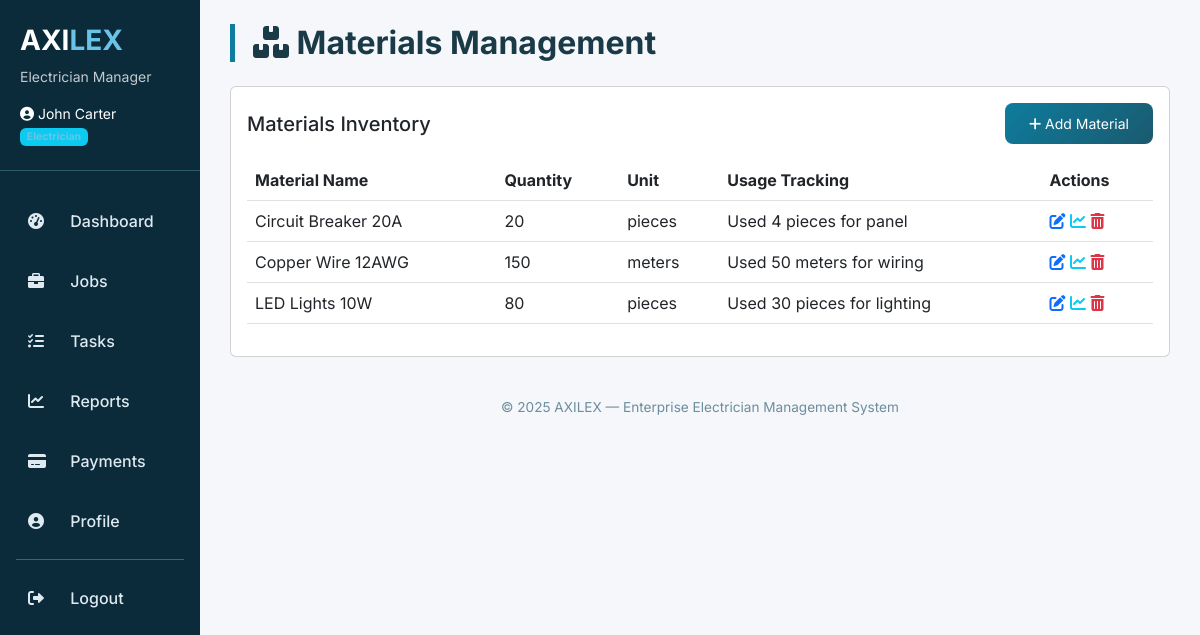
Screenshot of /materials (signed in) with the database file from the repository.
### tables this page shows
CREATE TABLE materials (
        id INTEGER PRIMARY KEY AUTOINCREMENT,
        name TEXT NOT NULL,
        quantity INTEGER DEFAULT 0,
        unit TEXT,
        usage_track TEXT,
        created_at TIMESTAMP DEFAULT CURRENT_TIMESTAMP
    );

### app.py (the view)
@app.route('/materials')
@login_required
def materials():
    conn = get_db()
    materials = conn.execute("SELECT * FROM materials ORDER BY name").fetchall()
    conn.close()
    return render_template('materials.html', materials=materials)

### app.py (called while the page is built)
def login_required(f):
    @wraps(f)
    def decorated_function(*args, **kwargs):
        if 'user_id' not in session:
            flash('Please login to access this page.', 'warning')
            return redirect(url_for('login'))
        return f(*args, **kwargs)
    return decorated_function

def get_db():
    conn = sqlite3.connect('database.db')
    conn.row_factory = sqlite3.Row
    return conn

### frontend/templates/materials.html (shortened to what this page needs)
{% extends "base.html" %}
{% block content %}
<h2 class="page-title"><i class="fas fa-boxes"></i> Materials Management</h2>
<div class="card table-custom p-3">
    <div class="d-flex justify-content-between align-items-center mb-3">
        <h5 class="mb-0">Materials Inventory</h5>
        <button class="btn btn-primary-custom btn-sm" data-bs-toggle="modal" data-bs-target="#addMaterialModal">
            <i class="fas fa-plus"></i> Add Material
        </button>
    </div>
    <div class="table-responsive">
        <table class="table table-hover align-middle">
            <thead>
                <tr><th>Material Name</th><th>Quantity</th><th>Unit</th><th>Usage Tracking</th><th>Actions</th>
            </thead>
            <tbody>
                {% for material in materials %}
                <tr>
                    <td>{{ material.name }}</td>
                    <td>{{ material.quantity }}</td>
                    <td>{{ material.unit or 'pcs' }}</td>
                    <td style="max-width: 300px;">{{ material.usage_track or 'No usage recorded' }}</td>
                    <td class="action-icons">
                        <i class="fas fa-edit text-primary" onclick="editMaterial({{ material.id }})" style="cursor: pointer;"></i>
                        <i class="fas fa-chart-line text-info" onclick="recordUsage({{ material.id }})" style="cursor: pointer;" title="Record Usage"></i>
                        <i class="fas fa-trash-alt text-danger" onclick="deleteMaterial({{ material.id }})" style="cursor: pointer;"></i>
                    </td>
                </tr>
                {% endfor %}
            </tbody>
        </table>
    </div>
</div>
{% endblock %}

### frontend/templates/base.html (style rules this page uses)
* { font-family: 'Inter', sans-serif; }
body { background: #f5f7fb; }
.page-title { font-weight: 700; color: #1a3a47; margin-bottom: 24px; border-left: 5px solid #0e7c9e; padding-left: 18px; }
.btn-primary-custom { background: linear-gradient(135deg, #0e7c9e, #1a5a6e); color: white; border: none; padding: 10px 24px; border-radius: 8px; transition: transform 0.2s; }

### rows the page displays
materials: name "Circuit Breaker 20A", quantity "20", unit "pieces", usage_track "Used 4 pieces for panel"
materials: name "Copper Wire 12AWG", quantity "150", unit "meters", usage_track "Used 50 meters for wiring"
materials: name "LED Lights 10W", quantity "80", unit "pieces", usage_track "Used 30 pieces for lighting"

### other values shown
{{ session.user_name }} "John Carter"
{{ session.user_role }} "Electrician"
